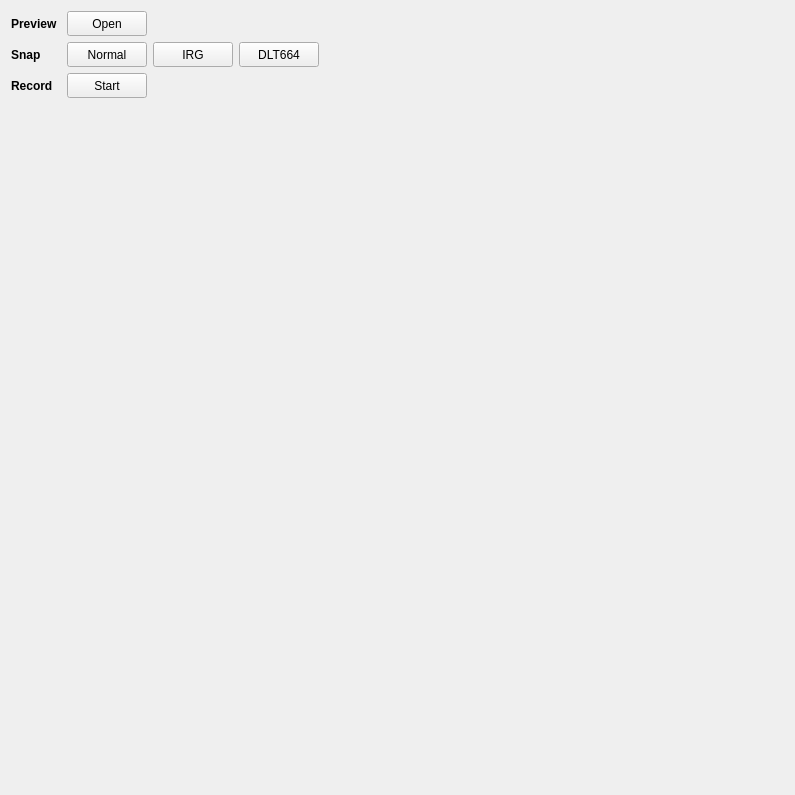
<?xml version="1.0" encoding="UTF-8"?>
<ui version="4.0">
 <class>PreviewPage</class>
 <widget class="QWidget" name="PreviewPage">
  <property name="geometry">
   <rect>
    <x>0</x>
    <y>0</y>
    <width>795</width>
    <height>795</height>
   </rect>
  </property>
  <property name="windowTitle">
   <string>previewPage</string>
  </property>
  <layout class="QHBoxLayout" name="horizontalLayout_5">
   <property name="leftMargin">
    <number>0</number>
   </property>
   <property name="topMargin">
    <number>0</number>
   </property>
   <property name="rightMargin">
    <number>0</number>
   </property>
   <property name="bottomMargin">
    <number>0</number>
   </property>
   <item>
    <widget class="QScrollArea" name="scrollArea">
     <property name="frameShape">
      <enum>QFrame::NoFrame</enum>
     </property>
     <property name="widgetResizable">
      <bool>true</bool>
     </property>
     <widget class="QWidget" name="scrollAreaWidgetContents">
      <property name="geometry">
       <rect>
        <x>0</x>
        <y>0</y>
        <width>795</width>
        <height>795</height>
       </rect>
      </property>
      <layout class="QVBoxLayout" name="verticalLayout">
       <item>
        <layout class="QHBoxLayout" name="horizontalLayout">
         <item>
          <widget class="QLabel" name="label_2">
           <property name="minimumSize">
            <size>
             <width>50</width>
             <height>25</height>
            </size>
           </property>
           <property name="maximumSize">
            <size>
             <width>16777215</width>
             <height>25</height>
            </size>
           </property>
           <property name="font">
            <font>
             <weight>75</weight>
             <bold>true</bold>
            </font>
           </property>
           <property name="text">
            <string>Preview</string>
           </property>
          </widget>
         </item>
         <item>
          <widget class="QPushButton" name="previewBtn">
           <property name="minimumSize">
            <size>
             <width>0</width>
             <height>25</height>
            </size>
           </property>
           <property name="maximumSize">
            <size>
             <width>16777215</width>
             <height>25</height>
            </size>
           </property>
           <property name="text">
            <string>Open</string>
           </property>
          </widget>
         </item>
         <item>
          <spacer name="horizontalSpacer">
           <property name="orientation">
            <enum>Qt::Horizontal</enum>
           </property>
           <property name="sizeHint" stdset="0">
            <size>
             <width>220</width>
             <height>17</height>
            </size>
           </property>
          </spacer>
         </item>
        </layout>
       </item>
       <item>
        <layout class="QHBoxLayout" name="horizontalLayout_2">
         <item>
          <widget class="QLabel" name="label_4">
           <property name="minimumSize">
            <size>
             <width>50</width>
             <height>25</height>
            </size>
           </property>
           <property name="maximumSize">
            <size>
             <width>16777215</width>
             <height>25</height>
            </size>
           </property>
           <property name="font">
            <font>
             <weight>75</weight>
             <bold>true</bold>
            </font>
           </property>
           <property name="text">
            <string>Snap</string>
           </property>
          </widget>
         </item>
         <item>
          <widget class="QPushButton" name="snapNormalBtn">
           <property name="minimumSize">
            <size>
             <width>0</width>
             <height>25</height>
            </size>
           </property>
           <property name="maximumSize">
            <size>
             <width>16777215</width>
             <height>25</height>
            </size>
           </property>
           <property name="text">
            <string>Normal</string>
           </property>
          </widget>
         </item>
         <item>
          <widget class="QPushButton" name="snapIrgBtn">
           <property name="minimumSize">
            <size>
             <width>0</width>
             <height>25</height>
            </size>
           </property>
           <property name="maximumSize">
            <size>
             <width>16777215</width>
             <height>25</height>
            </size>
           </property>
           <property name="text">
            <string>IRG</string>
           </property>
          </widget>
         </item>
         <item>
          <widget class="QPushButton" name="snapDlt664Btn">
           <property name="minimumSize">
            <size>
             <width>0</width>
             <height>25</height>
            </size>
           </property>
           <property name="maximumSize">
            <size>
             <width>16777215</width>
             <height>25</height>
            </size>
           </property>
           <property name="text">
            <string>DLT664</string>
           </property>
          </widget>
         </item>
         <item>
          <spacer name="horizontalSpacer_2">
           <property name="orientation">
            <enum>Qt::Horizontal</enum>
           </property>
           <property name="sizeHint" stdset="0">
            <size>
             <width>205</width>
             <height>20</height>
            </size>
           </property>
          </spacer>
         </item>
        </layout>
       </item>
       <item>
        <layout class="QHBoxLayout" name="horizontalLayout_3">
         <item>
          <widget class="QLabel" name="label_6">
           <property name="minimumSize">
            <size>
             <width>50</width>
             <height>25</height>
            </size>
           </property>
           <property name="maximumSize">
            <size>
             <width>16777215</width>
             <height>25</height>
            </size>
           </property>
           <property name="font">
            <font>
             <weight>75</weight>
             <bold>true</bold>
            </font>
           </property>
           <property name="text">
            <string>Record</string>
           </property>
          </widget>
         </item>
         <item>
          <widget class="QPushButton" name="recordBtn">
           <property name="minimumSize">
            <size>
             <width>0</width>
             <height>25</height>
            </size>
           </property>
           <property name="maximumSize">
            <size>
             <width>16777215</width>
             <height>25</height>
            </size>
           </property>
           <property name="text">
            <string>Start</string>
           </property>
          </widget>
         </item>
         <item>
          <spacer name="horizontalSpacer_3">
           <property name="orientation">
            <enum>Qt::Horizontal</enum>
           </property>
           <property name="sizeHint" stdset="0">
            <size>
             <width>40</width>
             <height>20</height>
            </size>
           </property>
          </spacer>
         </item>
        </layout>
       </item>
       <item>
        <spacer name="verticalSpacer">
         <property name="orientation">
          <enum>Qt::Vertical</enum>
         </property>
         <property name="sizeHint" stdset="0">
          <size>
           <width>20</width>
           <height>675</height>
          </size>
         </property>
        </spacer>
       </item>
      </layout>
     </widget>
    </widget>
   </item>
  </layout>
 </widget>
 <layoutdefault spacing="6" margin="11"/>
 <resources/>
 <connections/>
</ui>
